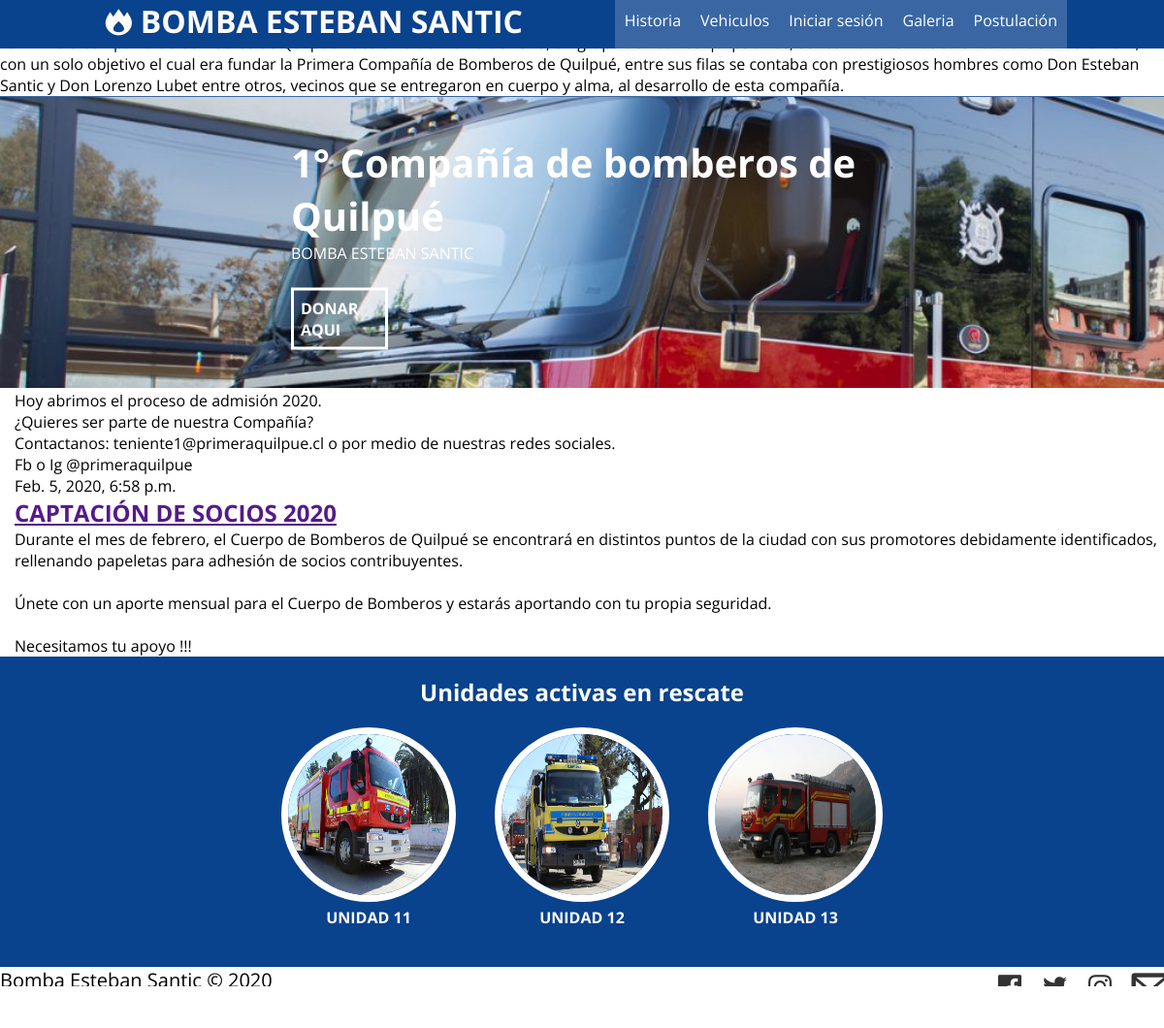
The page / on the database its author committed.
### blog/models.py (models this page shows, shortened)
class Post(models.Model):
    author = models.ForeignKey('auth.User', on_delete=models.CASCADE)
    title = models.CharField(max_length=200)
    text = models.TextField()
    created_date = models.DateTimeField(
            default=timezone.now)
    published_date = models.DateTimeField(
            blank=True, null=True)

### blog/views.py (the view)
# urls.py: path('', views.post_list, name='post_list'),
def post_list(request):
    posts = Post.objects.filter(published_date__lte=timezone.now()).order_by('published_date')
    return render(request, 'blog/post_list.html', {'posts': posts})

### blog/templates/blog/post_list.html
{% extends 'blog/base.html' %}
{% block content %}
    {% for post in posts %}
    <div class="content container">
            <div class="row">
                    <div class="post">
                        <div class="date">
                             {{ post.published_date }}
                        </div>
                            <h2><a href="">{{ post.title }}</a></h2>
                            <p>{{ post.text|linebreaksbr }}</p>
                    </div>
            </div>
    </div>
    {% endfor %}
{% endblock %}

### blog/static/blog/css/formulario.css (style rules this page uses)
body { background: #fff; margin: 0; }

### blog/static/blog/css/style.css (style rules this page uses)
* { margin: 0; padding: 0; box-sizing: border-box; }
body { font-family: 'Open Sans', sans-serif; }

### blog/static/blog/css/blog.css (style rules this page uses)
.row { padding-left: 15px; color: #000000; text-decoration: none; }

### rows shown on the page
Post: text "Hoy abrimos el proceso de admisión 2020. ¿Quieres ser parte de nuestra Compañía? Contactanos: teniente1@primeraquilpue.cl o por medio de nuestras redes sociales. Fb o Ig @primeraquilpue"
Post: published_date "Feb. 5, 2020, 6:58 p.m.", title "CAPTACIÓN DE SOCIOS 2020", text "Durante el mes de febrero, el Cuerpo de Bomberos de Quilpué se encontrará en distintos puntos de la ciudad con sus promotores debidamente identificados, rellenando papeletas para adhesión de socios contribuyentes. Únete con un aporte mensual para el Cuerpo de Bomberos y estarás aportando con tu propia seguridad. Necesitamos tu apoyo !!!"
